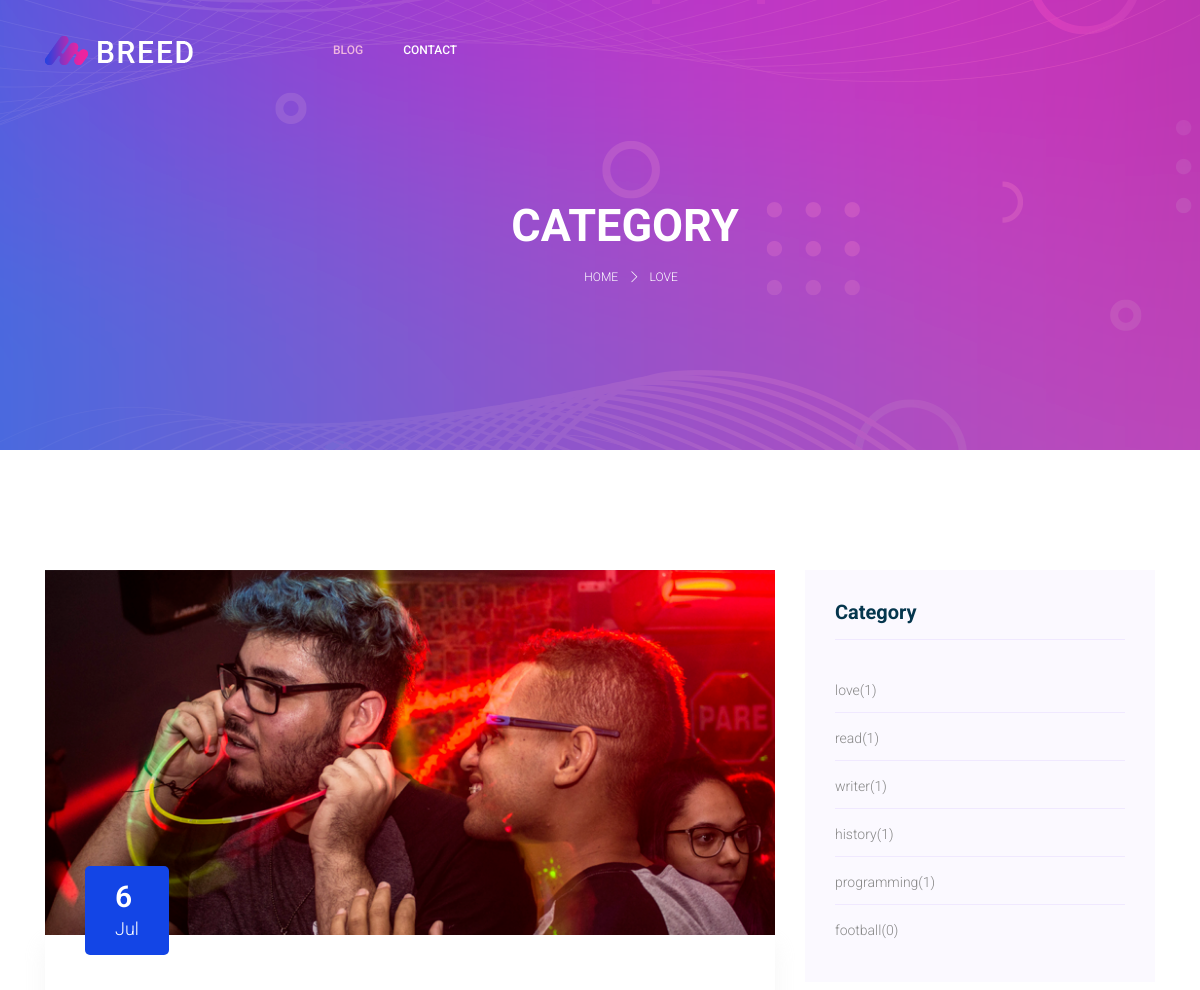
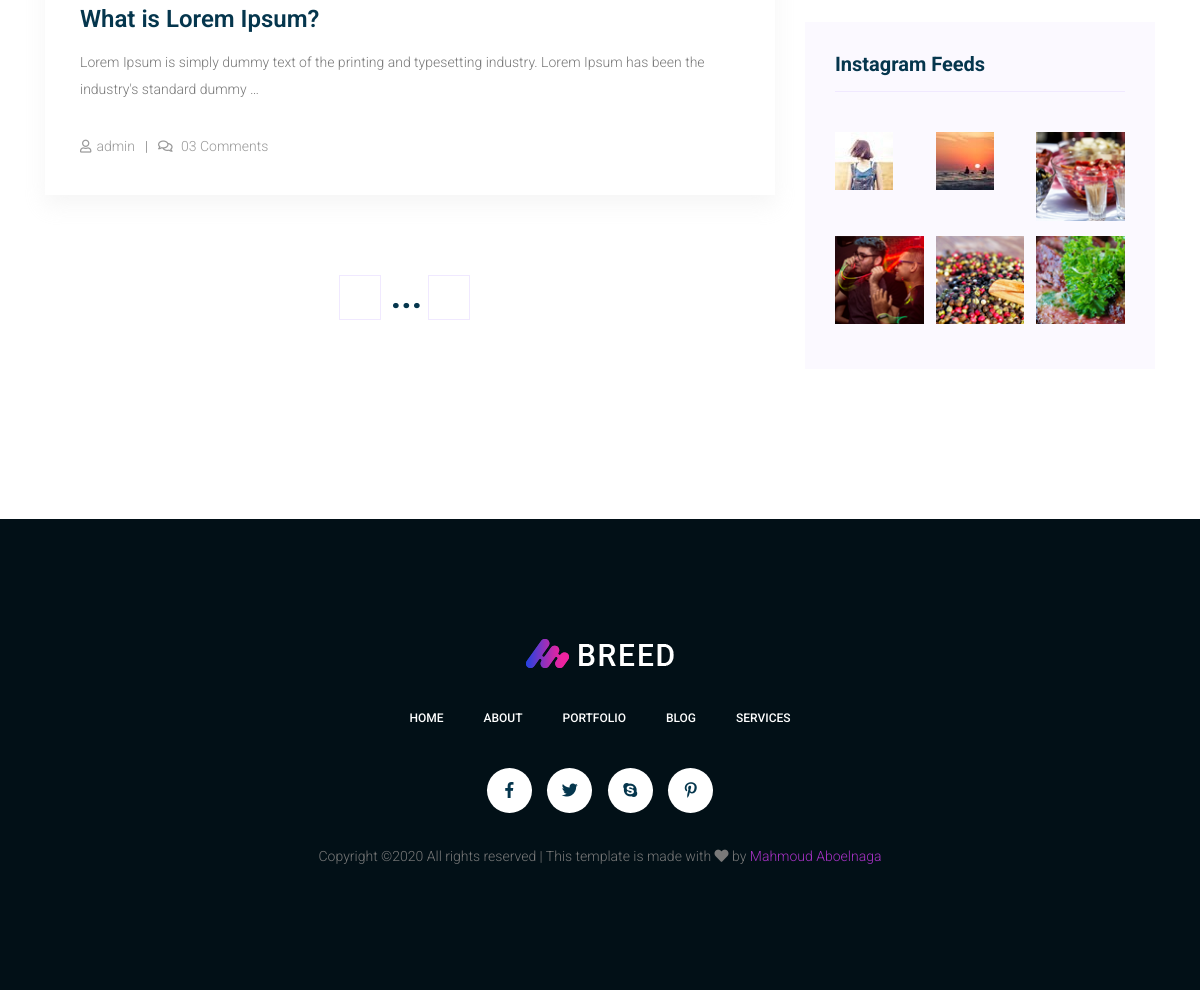
/category/love/, run on the app's committed database (2 pictures, top to bottom).
### blog_app/models.py (models this page shows, shortened)
class Category(models.Model):
    title = models.CharField(max_length=100)
    slug  = models.SlugField(blank=True, null=True)
    def get_absolute_url(self):
        return reverse('category_detail', args=[self.slug])

class Post(models.Model):
    STATUS_CHOICES = (
        ('draft','Draft'),
        ('published','Published'),
    )
    category  = models.ForeignKey('Category',related_name='blog_posts1', on_delete=models.CASCADE)
    author    = models.ForeignKey(User, related_name='blog_posts2',on_delete=models.CASCADE)
    image     = models.ImageField(upload_to='post_img/')
    title     = models.CharField(max_length=250)
    slug      = models.SlugField(blank=True, null=True)
    body      = models.TextField()
    publish   = models.DateTimeField(default=timezone.now)
    created   = models.DateTimeField(auto_now_add=True)
    updated   = models.DateTimeField(auto_now=True)
    status    = models.CharField(max_length=10,choices=STATUS_CHOICES,default='draft')
    objects   = models.Manager()
    published = PostManager()
    tags      = TaggableManager()
    class Meta:
        ordering = ('-created',)
    def get_absolute_url(self):
        return reverse('post-detail', args=[self.publish.year,
            self.publish.month,
            self.publish.day,
            self.slug
        ])

class InstgramFeeds(models.Model):
    img = models.ImageField(upload_to='instagram-feeds/')
    url = models.URLField()
    created = models.DateTimeField(auto_now_add=True)
    class Meta:
        ordering = ('-created',)

### blog_app/views.py (the view)
# urls.py: path('category/<slug:slug>/', views.category_detail , name='category_detail'),
def category_detail(request,slug):
    category_list = Category.objects.get(slug=slug)
    insta = InstgramFeeds.objects.all()[:6]
    category = Category.objects.all()
    context = {
        'category':category,
        'insta':insta,
        'category_list':category_list,
    }
    return render(request,'category.html',context)

### blog_app/templates/category.html
{% extends 'base.html' %}
{% load static %}
{% block our1 %}
  category
{% endblock our1 %}
{% block our2 %}
  {{category_list.title}}
{% endblock our2 %}
{% block content %}
  <section class="blog_area section-margin">
      <div class="container">
          <div class="row">
              <div class="col-lg-8 mb-5 mb-lg-0">
                  <div class="blog_left_sidebar">
                    {% for post in category_list.blog_posts1.all %}
                      <article class="blog_item">
                        <div class="blog_item_img">
                        {% if post.image %}
                          <img class="card-img rounded-0" style="max-width:100%" src="{{post.image.url}}" alt="hgftycghvhvhjbh">
                        {% endif %}
                          <div class="blog_item_date">
                            <h3>{{ post.created.day }}</h3>
                            <p>{{ post.created|date:"M" }}</p>
                          </div>
                        </div>
                        <div class="blog_details">
                            <a class="d-inline-block" href="{{ post.get_absolute_url }}">
                                <h2>{{post.title}}</h2>
                            </a>
                            <p>{{post.body|truncatewords:20}}</p>
                            <ul class="blog-info-link">
                              <li><a href="#"><i class="far fa-user"></i>{{post.author}}</a></li>
                              <li><a href="#"><i class="far fa-comments"></i> 03 Comments</a></li>
                            </ul>
                        </div>
                      </article>
                    {% endfor %}
                        {% include "pagination.html" with page=page_obj %}
                  </div>
              </div>
              <div class="col-lg-4">
                  <div class="blog_right_sidebar">
                      <aside class="single_sidebar_widget post_category_widget">
                        <h4 class="widget_title">Category</h4>
                        <ul class="list cat-list">
                          {% for c in category %}
                          <li>
                              <a href="{{c.get_absolute_url}}" class="d-flex">
                                  <p>{{c.title}}</p>
                                  <p>({{c.blog_posts1.count}})</p>
                              </a>
                          </li>
                          {% endfor %}
                        </ul>
                      </aside>
                      <aside class="single_sidebar_widget instagram_feeds">
                        <h4 class="widget_title">Instagram Feeds</h4>
                        <ul class="instagram_row flex-wrap">
                          {% for i in insta %}
                            <li>
                                <a href="{{i.url}}" target="_blank">
                                  {% if i.img %}
                                    <img class="img-fluid" src="{{i.img.url}}" alt="">
                                  {% endif %}
                                </a>
                            </li>
                            {% endfor %}
                        </ul>
                      </aside>
                  </div>
              </div>
          </div>
      </div>
  </section>
  {% endblock content %}

### static/css/style.css (style rules this page uses)
body { font-size:14px;line-height:27px;font-weight:300;font-family:"Roboto",sans-serif;color:#797979 }
h1,h2,h3,h4,h5,h6 { font-family:"Roboto",sans-serif;font-weight:700;color:#05364d }
.section-margin { margin:50px 0 }
@media (min-width: 600px) { .section-margin { margin:80px 0 } }
@media (min-width: 1200px) { .section-margin { margin:120px 0 } }
ul { list-style-type:none;margin:0;padding:0 }
.list { list-style:none;margin:0px;padding:0px }
a { text-decoration:none;transition:all 0.3s ease-in-out }
.blog_item { margin-bottom:50px }
.blog_details { padding:30px 0 20px 10px;box-shadow:0px 10px 20px 0px rgba(221,221,221,0.3) }
@media (min-width: 768px) { .blog_details { padding:60px 30px 35px 35px } }
.blog_details p { margin-bottom:30px }
.blog_details h2 { font-size:18px;font-weight:600;margin-bottom:8px }
@media (min-width: 768px) { .blog_details h2 { font-size:24px;margin-bottom:15px } }
.blog-info-link li { float:left;font-size:14px }
.blog-info-link li a { color:#999999 }
.blog-info-link li i,.blog-info-link li span { font-size:13px;margin-right:5px }
.blog-info-link li::after { content:"|";padding-left:10px;padding-right:10px }
.blog-info-link li:last-child::after { display:none }
.blog-info-link::after { content:"";display:block;clear:both;display:table }
.blog_item_img { position:relative }
.blog_item_img .blog_item_date { position:absolute;bottom:-10px;left:10px;display:block;color:#fff;background:#1345e6;padding:8px 15px;border-radius:5px }
@media (min-width: 768px) { .blog_item_img .blog_item_date { bottom:-20px;left:40px;padding:13px 30px } }
.blog_item_img .blog_item_date h3 { font-size:22px;font-weight:600;color:#fff;margin-bottom:0;line-height:1.2 }
@media (min-width: 768px) { .blog_item_img .blog_item_date h3 { font-size:30px } }
.blog_item_img .blog_item_date p { margin-bottom:0 }
@media (min-width: 768px) { .blog_item_img .blog_item_date p { font-size:18px } }
.blog_right_sidebar .widget_title { font-size:20px;margin-bottom:40px }
.blog_right_sidebar .widget_title::after { content:"";display:block;padding-top:15px;border-bottom:1px solid #f0e9ff }
.blog_right_sidebar .single_sidebar_widget { background:#fbf9ff;padding:30px;margin-bottom:30px }
.blog_right_sidebar .post_category_widget .cat-list li { border-bottom:1px solid #f0e9ff;transition:all 0.3s ease 0s;padding-bottom:12px }
.blog_right_sidebar .post_category_widget .cat-list li:last-child { border-bottom:0 }
.blog_right_sidebar .post_category_widget .cat-list li a { font-size:14px;line-height:20px;color:#888888 }
.blog_right_sidebar .post_category_widget .cat-list li a p { margin-bottom:0px }
.blog_right_sidebar .post_category_widget .cat-list li+li { padding-top:15px }
.blog_right_sidebar .instagram_feeds .instagram_row { display:flex;margin-right:-6px;margin-left:-6px }
.blog_right_sidebar .instagram_feeds .instagram_row li { width:33.33%;float:left;padding-right:6px;padding-left:6px;margin-bottom:15px }
h2 { font-size:30px }
h3 { font-size:24px }
h4 { font-size:18px }

### data on the page
Category: title "LOVE", title "love", blog_posts1.count "1"
Post: image (picture), created.day "6", created "Jul", title "What is Lorem Ipsum?", body "Lorem Ipsum is simply dummy text of the printing and typesetting industry. Lorem Ipsum has been the industry's standard dummy …", author "admin"
Category: title "read", blog_posts1.count "1"
Category: title "writer", blog_posts1.count "1"
Category: title "history", blog_posts1.count "1"
Category: title "programming", blog_posts1.count "1"
Category: title "football", blog_posts1.count "0"
InstgramFeeds: img (picture)
InstgramFeeds: img (picture)
InstgramFeeds: img (picture)
InstgramFeeds: img (picture)
InstgramFeeds: img (picture)
InstgramFeeds: img (picture)
